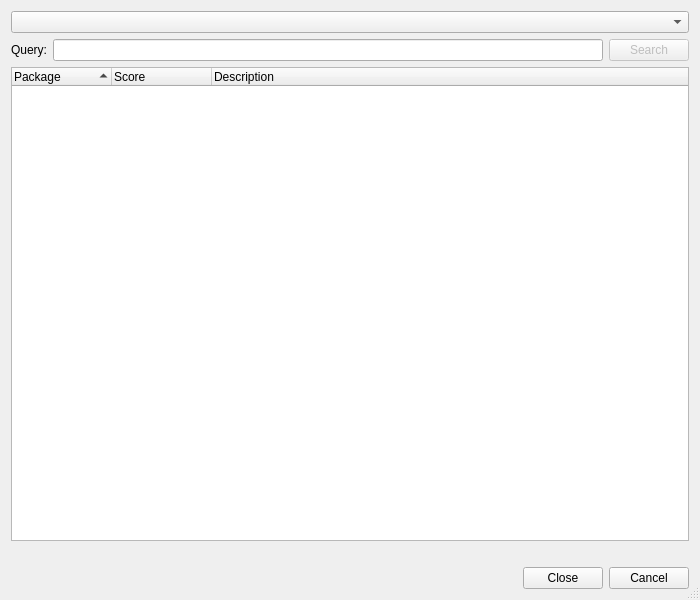
<?xml version="1.0" encoding="UTF-8"?>
<ui version="4.0">
 <class>PipSearchDialog</class>
 <widget class="QDialog" name="PipSearchDialog">
  <property name="geometry">
   <rect>
    <x>0</x>
    <y>0</y>
    <width>700</width>
    <height>600</height>
   </rect>
  </property>
  <property name="windowTitle">
   <string>Search PyPI</string>
  </property>
  <property name="sizeGripEnabled">
   <bool>true</bool>
  </property>
  <layout class="QVBoxLayout" name="verticalLayout">
   <item>
    <widget class="QComboBox" name="pipComboBox">
     <property name="toolTip">
      <string>Select the pip command to use for installing packages</string>
     </property>
    </widget>
   </item>
   <item>
    <layout class="QHBoxLayout" name="horizontalLayout">
     <item>
      <widget class="QLabel" name="label">
       <property name="text">
        <string>Query:</string>
       </property>
      </widget>
     </item>
     <item>
      <widget class="QLineEdit" name="searchEdit">
       <property name="toolTip">
        <string>Enter the search term</string>
       </property>
      </widget>
     </item>
     <item>
      <widget class="QPushButton" name="searchButton">
       <property name="enabled">
        <bool>false</bool>
       </property>
       <property name="toolTip">
        <string>Press to start the search</string>
       </property>
       <property name="text">
        <string>Search</string>
       </property>
      </widget>
     </item>
    </layout>
   </item>
   <item>
    <widget class="QTreeWidget" name="resultList">
     <property name="alternatingRowColors">
      <bool>true</bool>
     </property>
     <property name="selectionMode">
      <enum>QAbstractItemView::ExtendedSelection</enum>
     </property>
     <property name="rootIsDecorated">
      <bool>false</bool>
     </property>
     <property name="itemsExpandable">
      <bool>false</bool>
     </property>
     <property name="sortingEnabled">
      <bool>true</bool>
     </property>
     <property name="allColumnsShowFocus">
      <bool>true</bool>
     </property>
     <property name="wordWrap">
      <bool>true</bool>
     </property>
     <column>
      <property name="text">
       <string>Package</string>
      </property>
     </column>
     <column>
      <property name="text">
       <string>Score</string>
      </property>
     </column>
     <column>
      <property name="text">
       <string>Description</string>
      </property>
     </column>
    </widget>
   </item>
   <item>
    <widget class="QLabel" name="infoLabel"/>
   </item>
   <item>
    <widget class="QDialogButtonBox" name="buttonBox">
     <property name="orientation">
      <enum>Qt::Horizontal</enum>
     </property>
     <property name="standardButtons">
      <set>QDialogButtonBox::Cancel|QDialogButtonBox::Close</set>
     </property>
    </widget>
   </item>
  </layout>
 </widget>
 <resources/>
 <connections/>
</ui>
